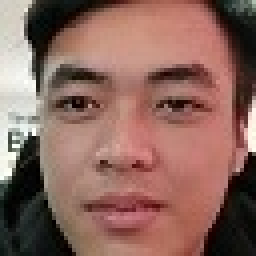
#> input picture step1/averated/images/hung.jpg, 64 x 64 px, found by its file name (shown 4 times larger)
$ python youtube.py
#> lines starting #> are read from the running program, lines starting #| are printed output that depends on the picture
import cv2
import numpy as np
from numpy import cov
import math

# anh la hinh vuong W=H=N
# M la so anh = 5
#P la so nguoi torng anh = 1
# 64x64
# mo ta vector 64x64 chieu
# moi anh la mot diem trong khong gian 4096 chieu

imgHung = cv2.imread("./step1/averated/images/hung.jpg")
#> imgHung is the input picture: shape (64, 64, 3); mean B, G, R 93.2, 102.6, 139.1
imgTien = cv2.imread("./step1/averated/images/tien.jpg")
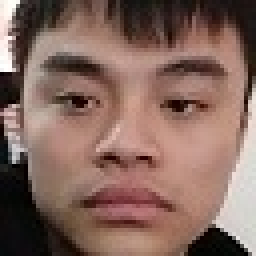
#> input picture step1/averated/images/tien.jpg, 64 x 64 px, found by its file name (shown 4 times larger)
#> imgTien is the input picture: shape (64, 64, 3); mean B, G, R 93.6, 103.3, 132.6
imgDuy = cv2.imread("./step1/averated/images/duy.jpg")
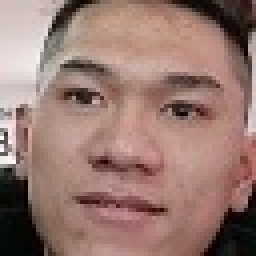
#> input picture step1/averated/images/duy.jpg, 64 x 64 px, found by its file name (shown 4 times larger)
#> imgDuy is the input picture: shape (64, 64, 3); mean B, G, R 112.8, 120.5, 151.8
imgThom = cv2.imread("./step1/averated/images/thom.jpg")
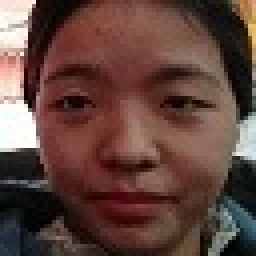
#> input picture step1/averated/images/thom.jpg, 64 x 64 px, found by its file name (shown 4 times larger)
#> imgThom is the input picture: shape (64, 64, 3); mean B, G, R 61, 68.6, 97.2
imgThuy = cv2.imread("./step1/averated/images/thuy.jpg")
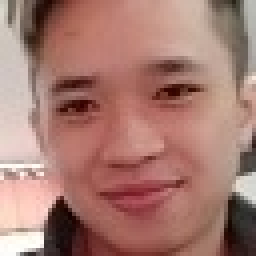
#> input picture step1/averated/images/thuy.jpg, 64 x 64 px, found by its file name (shown 4 times larger)
#> imgThuy is the input picture: shape (64, 64, 3); mean B, G, R 112.8, 122.2, 166.5

#cac anh ma tran 3x3
grayHung = cv2.cvtColor(imgHung, cv2.COLOR_BGR2GRAY)
grayTien = cv2.cvtColor(imgTien, cv2.COLOR_BGR2GRAY)
grayThom = cv2.cvtColor(imgThom, cv2.COLOR_BGR2GRAY)
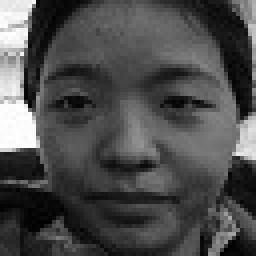
#> grayThom: shape (64, 64) (shown 4 times larger); min 1, max 255, mean 76.3
grayThuy = cv2.cvtColor(imgThuy, cv2.COLOR_BGR2GRAY)
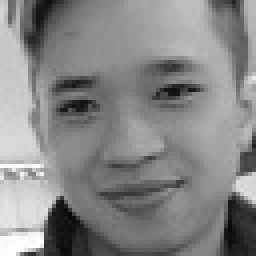
#> grayThuy: shape (64, 64) (shown 4 times larger); min 7, max 255, mean 134.3
grayDuy = cv2.cvtColor(imgDuy, cv2.COLOR_BGR2GRAY)
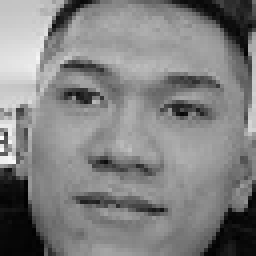
#> grayDuy: shape (64, 64) (shown 4 times larger); min 2, max 253, mean 129


#ri-> matran[N^2 x 1]
mtr1 = np.reshape(grayHung,-1).reshape(-1,1)
#> mtr1 = 4096 values, max 254 at index 1286, min 0 at index 583, mean 112.4
mtr2 = np.reshape(grayTien,-1).reshape(-1,1)
#> mtr2 = 4096 values, max 255 at index 1025, min 0 at index 2627, mean 111
mtr3 = np.reshape(grayThom,-1).reshape(-1,1)
#> mtr3 = 4096 values, max 255 at index 1733, min 1 at index 3468, mean 76.27
mtr4 = np.reshape(grayThuy,-1).reshape(-1,1)
#> mtr4 = 4096 values, max 255 at index 3972, min 7 at index 3409, mean 134.3
mtr5 = np.reshape(grayDuy,-1).reshape(-1,1)
#> mtr5 = 4096 values, max 253 at index 2176, min 2 at index 3078, mean 129

meanMatrix = np.array([mtr1,mtr2,mtr3,mtr4,mtr5]).T
print(meanMatrix)
#> (printed output is left out)
